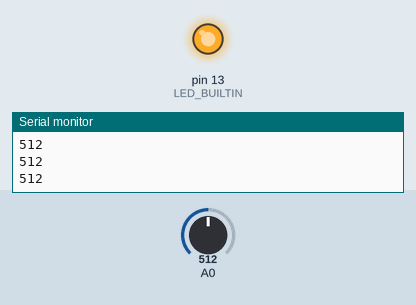
This sketch was run on a simulated Arduino Uno, built with avr-gcc and run on an emulated ATmega328P. On the bench: output pins drawn as LEDs (lit = HIGH), the last lines printed to the serial monitor. Inputs (shaded band) come from the test bench; at power-on: A0 = 512.

Above: at 1.3 s.
1.4 s: A0 set to 214
2.9 s: A0 set to 181
At 4.0 s:
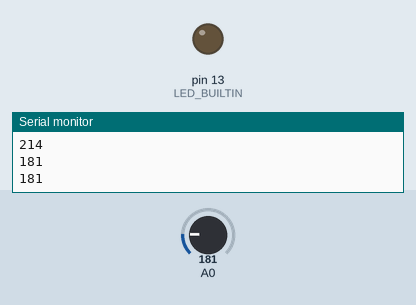
4.5 s: A0 set to 210
At 5.2 s:
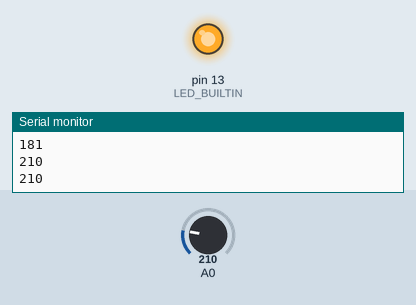
6.0 s: A0 set to 190
At 6.4 s:
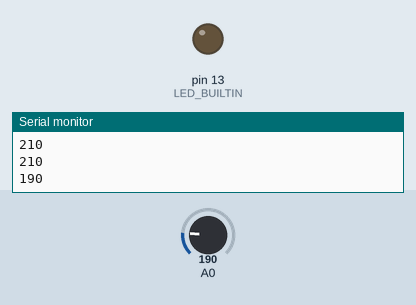
Timing chart, 0 to 8.5 s (numbered marks = the images above; inputs shaded):
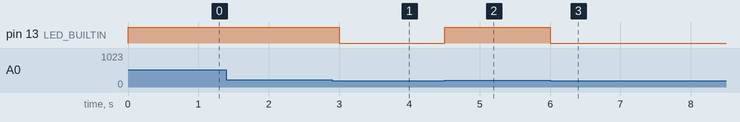

The sketch:

gas-sensor.ino
```cpp
void setup() {
  pinMode(A0, INPUT);
  Serial.begin(9600);
  pinMode(LED_BUILTIN, OUTPUT);

}

void loop() {
  int value = analogRead(A0);
  if (value<200){
    digitalWrite(LED_BUILTIN,LOW);
  }
  else{
    digitalWrite(LED_BUILTIN,HIGH);
  }
  Serial.println(value);
  delay(500);

}
```

Measured:
- the behaviour switches between 200 and 199 on A0 (found by bisection; images 0 and 1)
- after the input at 2.9 s, pin 13 (LED_BUILTIN): HIGH → LOW after 0.10 s
- after the input at 4.5 s, pin 13 (LED_BUILTIN): LOW → HIGH at once
- after the input at 6.0 s, pin 13 (LED_BUILTIN): HIGH → LOW at once
